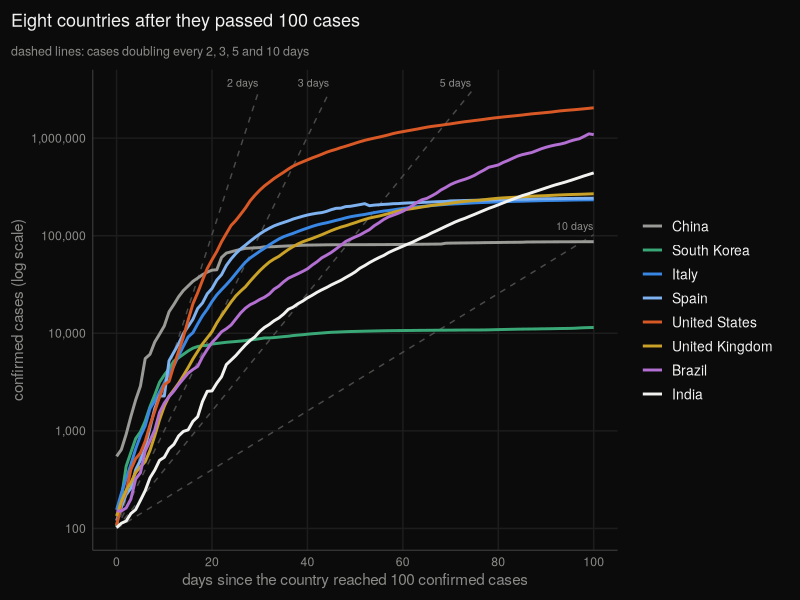
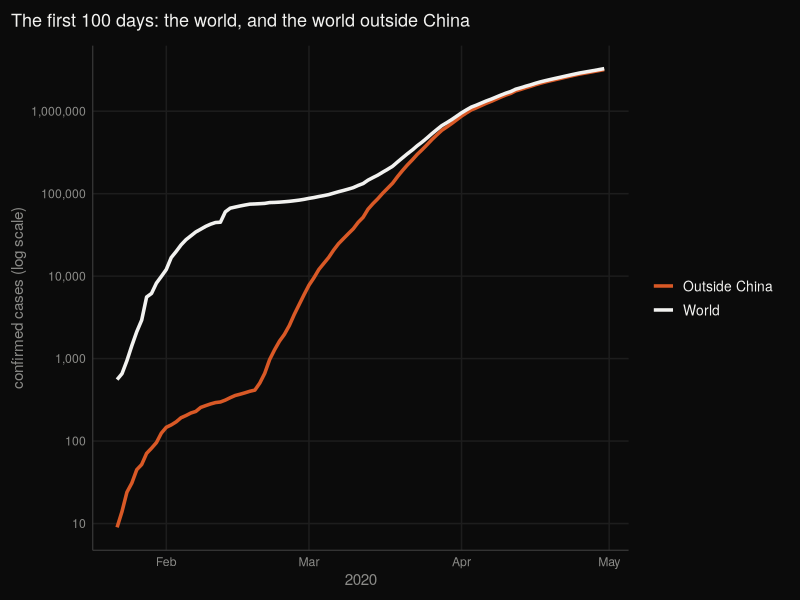
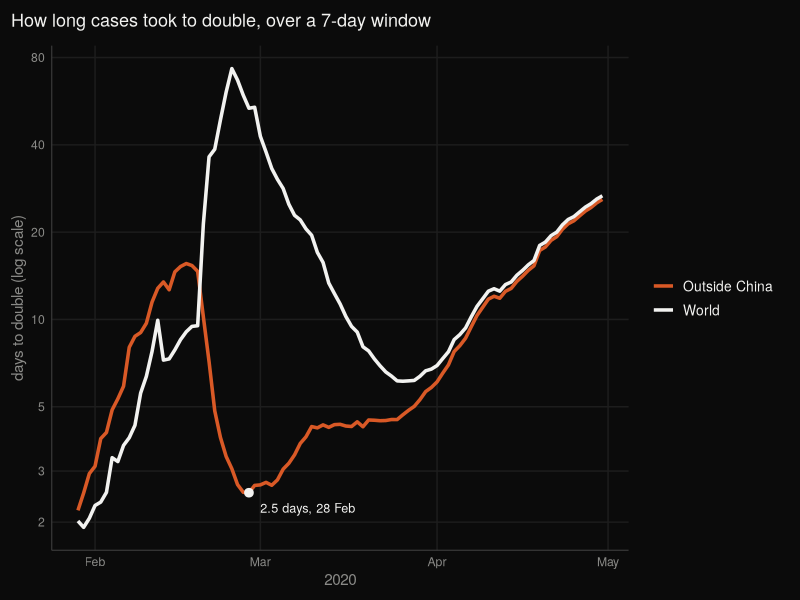
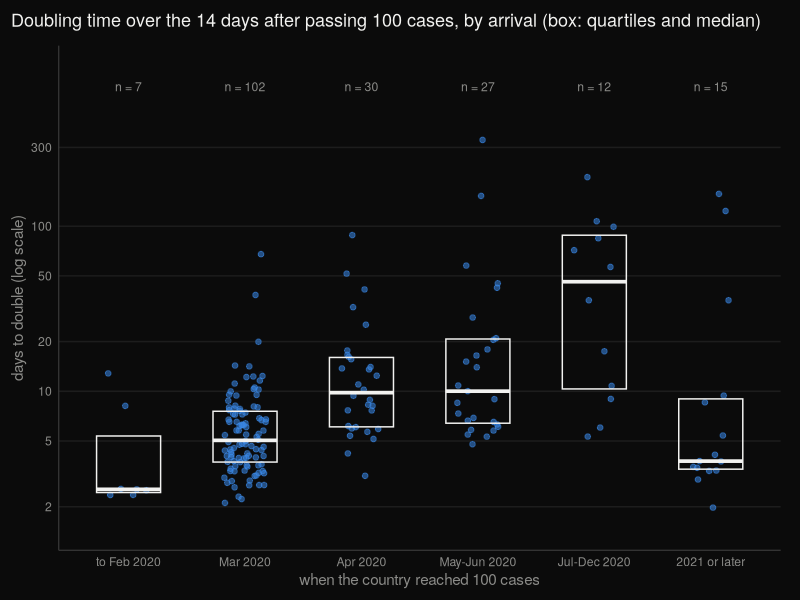
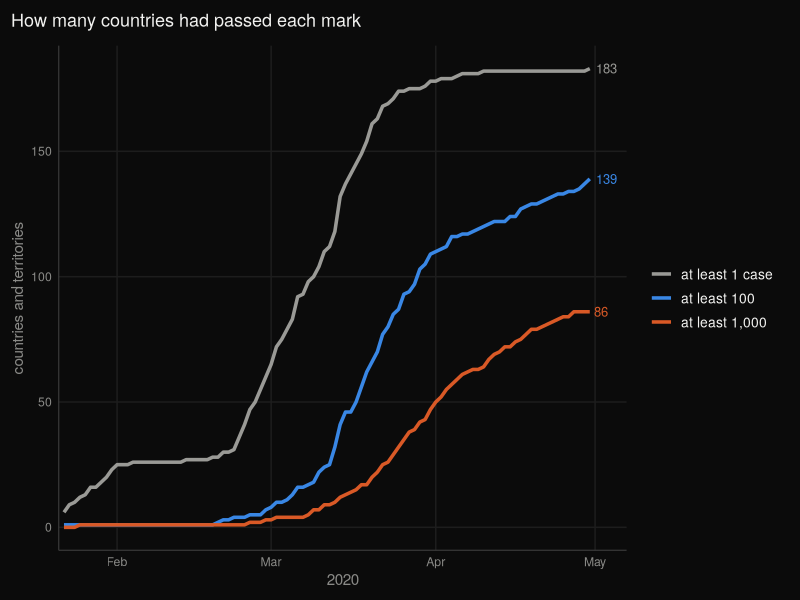
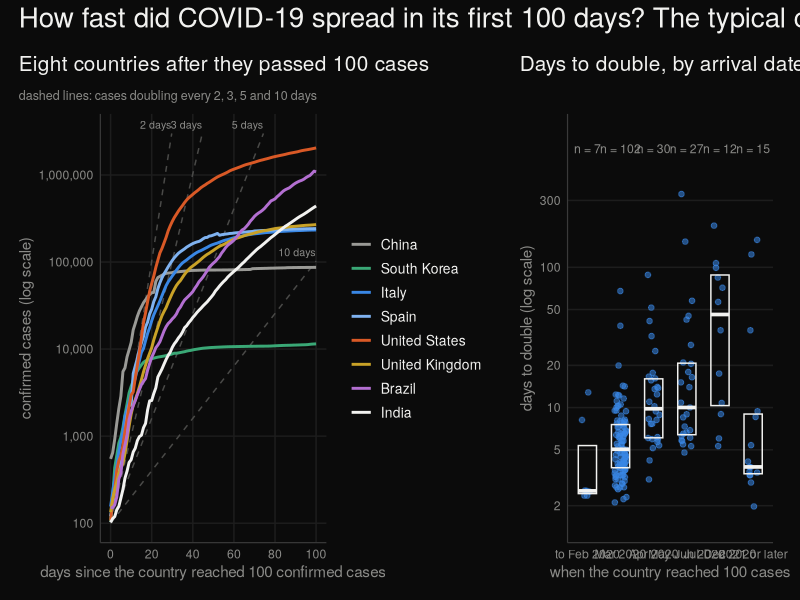

Generate these figures, in order, with R:
# Step 6: charts, with ggplot2.   Rscript charts.R -> charts/00_cover.png, 01_countries.png, 02_world.png, 03_doubling.png, 04_periods.png, 05_spread.png
suppressPackageStartupMessages({ library(ggplot2); library(dplyr); library(readr); library(tidyr); library(scales); library(lubridate); library(ragg); library(patchwork) })
INK <- "#f2f2f0"; DIM <- "#8a8a87"; GRID <- "#1d1d1d"; BG <- "#0b0b0b"; BLUE <- "#3987e5"; ORANGE <- "#d95926"; GRAY <- "#9a9a96"; GREEN <- "#3aa876"
theme_house <- function(base = 11) theme_minimal(base_size = base, base_family = "Helvetica Neue") + theme(
  plot.background = element_rect(fill = BG, color = NA), panel.background = element_rect(fill = BG, color = NA), panel.grid.major = element_line(color = GRID, linewidth = 0.5), panel.grid.minor = element_blank(),
  text = element_text(color = INK), axis.text = element_text(color = DIM), axis.title = element_text(color = DIM), axis.line = element_line(color = "#3a3a3a", linewidth = 0.4), axis.ticks = element_blank(),
  plot.title = element_text(color = INK, size = base + 2, hjust = 0, margin = margin(b = 10)), plot.title.position = "plot", legend.text = element_text(color = INK, size = base - 1), legend.title = element_blank(),
  legend.key = element_rect(fill = BG, color = NA), legend.background = element_rect(fill = BG, color = NA), plot.margin = margin(10, 14, 8, 8))
save <- function(p, name, w = 10, h = 4, dpi = 150) ggsave(file.path("charts", name), p, width = w, height = h, dpi = dpi, device = ragg::agg_png, bg = BG)

tj <- read_csv("results/trajectories.csv", show_col_types = FALSE) |> mutate(country = recode(country, `Korea, South` = "South Korea", US = "United States"))
cols <- c("China" = GRAY, "South Korea" = GREEN, "Italy" = BLUE, "Spain" = "#7fb2f0", "United States" = ORANGE, "United Kingdom" = "#c9a227", "Brazil" = "#b36fd1", "India" = INK)
tj$country <- factor(tj$country, levels = names(cols))
refs <- bind_rows(lapply(c(2, 3, 5, 10), function(T) { d <- seq(0, min(100, T * log2(3e6 / 100)), length.out = 60); tibble(T = T, day = d, cases = 100 * 2^(d / T)) }))
labs_ref <- refs |> group_by(T) |> slice_tail(n = 1) |> mutate(label = paste0(T, " days"))
p1 <- ggplot(tj, aes(day, cases, color = country)) +
  geom_line(data = refs, aes(day, cases, group = T), color = "#4a4a48", linetype = "dashed", linewidth = 0.5, inherit.aes = FALSE) +
  geom_text(data = labs_ref, aes(day, cases, label = label), color = DIM, size = 2.7, hjust = 1.02, vjust = -0.6, inherit.aes = FALSE) +
  geom_line(linewidth = 1.0) + scale_color_manual(values = cols) + scale_y_log10(labels = label_comma(), breaks = 10^(2:6), limits = c(100, 3e6)) + scale_x_continuous(breaks = seq(0, 100, 20)) +
  labs(x = "days since the country reached 100 confirmed cases", y = "confirmed cases (log scale)", title = "Eight countries after they passed 100 cases", subtitle = "dashed lines: cases doubling every 2, 3, 5 and 10 days") + theme_house() + theme(plot.subtitle = element_text(color = DIM, size = 9, margin = margin(b = 8)))
save(p1, "01_countries.png", 10, 4.4)

w <- read_csv("results/world.csv", show_col_types = FALSE) |> filter(day <= 100) |> mutate(date = ymd(date))
lw <- w |> transmute(date, World = cumulative, `Outside China` = outside_china) |> pivot_longer(-date, names_to = "series", values_to = "cases")
p2 <- ggplot(lw, aes(date, cases, color = series)) + geom_line(linewidth = 1.2) + scale_color_manual(values = c("World" = INK, "Outside China" = ORANGE)) + scale_y_log10(labels = label_comma(), breaks = 10^(1:6)) +
  scale_x_date(date_breaks = "1 month", date_labels = "%b") + labs(x = "2020", y = "confirmed cases (log scale)", title = "The first 100 days: the world, and the world outside China") + theme_house()
save(p2, "02_world.png", 10, 3.8)

fa <- read_csv("results/summary.csv", show_col_types = FALSE) |> filter(key %in% c("outside_china_fastest_doubling_days", "outside_china_fastest_doubling_day_number")) |> pull(value)
ld <- w |> filter(day >= 8) |> transmute(date, World = doubling7_days, `Outside China` = outside_china_doubling7_days) |> pivot_longer(-date, names_to = "series", values_to = "days")
pt <- w |> filter(day == fa[2]) |> transmute(date, days = fa[1])
p3 <- ggplot(ld, aes(date, days, color = series)) + geom_line(linewidth = 1.2) + geom_point(data = pt, aes(date, days), color = INK, size = 2.6, inherit.aes = FALSE) +
  geom_text(data = pt, aes(date, days, label = sprintf("%.1f days, 28 Feb", days)), color = INK, size = 3.2, hjust = -0.12, vjust = 2.0, inherit.aes = FALSE) +
  scale_color_manual(values = c("World" = INK, "Outside China" = ORANGE)) + scale_y_log10(breaks = c(2, 3, 5, 10, 20, 40, 80)) + scale_x_date(date_breaks = "1 month", date_labels = "%b") +
  labs(x = "2020", y = "days to double (log scale)", title = "How long cases took to double, over a 7-day window") + theme_house()
save(p3, "03_doubling.png", 10, 3.8)

cs <- read_csv("results/countries.csv", show_col_types = FALSE) |> filter(is.finite(doubling)) |> mutate(d0 = ymd(day0))
cs$period <- cut(as.numeric(cs$d0), breaks = as.numeric(ymd(c("1900-01-01", "2020-03-01", "2020-04-01", "2020-05-01", "2020-07-01", "2021-01-01", "2100-01-01"))), right = FALSE,
                 labels = c("to Feb 2020", "Mar 2020", "Apr 2020", "May-Jun 2020", "Jul-Dec 2020", "2021 or later"))
bp <- read_csv("results/by_period.csv", show_col_types = FALSE) |> mutate(period = factor(period, levels = levels(cs$period)))
p4 <- ggplot(cs, aes(period, doubling)) + geom_jitter(width = 0.18, height = 0, color = BLUE, alpha = 0.55, size = 1.6) +
  geom_crossbar(data = bp, aes(y = median_doubling, ymin = q1, ymax = q3), color = INK, fill = NA, width = 0.55, linewidth = 0.5, inherit.aes = TRUE) +
  geom_text(data = bp, aes(y = 700, label = paste0("n = ", countries)), color = DIM, size = 3.1, inherit.aes = TRUE) +
  scale_y_log10(breaks = c(2, 5, 10, 20, 50, 100, 300), limits = c(1.5, 900)) + labs(x = "when the country reached 100 cases", y = "days to double (log scale)", title = "Doubling time over the 14 days after passing 100 cases, by arrival (box: quartiles and median)") + theme_house() + theme(panel.grid.major.x = element_blank())
save(p4, "04_periods.png", 10, 3.9)

sd <- read_csv("results/spread_daily.csv", show_col_types = FALSE) |> mutate(date = ymd(date)) |> pivot_longer(starts_with("at_least"), names_to = "k", values_to = "countries") |>
  mutate(k = recode(k, at_least_1 = "at least 1 case", at_least_100 = "at least 100", at_least_1000 = "at least 1,000"), k = factor(k, levels = c("at least 1 case", "at least 100", "at least 1,000")))
ends <- sd |> filter(day == 100)
p5 <- ggplot(sd, aes(date, countries, color = k)) + geom_line(linewidth = 1.2) + geom_text(data = ends, aes(label = countries), hjust = -0.3, size = 3.3, show.legend = FALSE) +
  scale_color_manual(values = c("at least 1 case" = GRAY, "at least 100" = BLUE, "at least 1,000" = ORANGE)) + scale_x_date(date_breaks = "1 month", date_labels = "%b", expand = expansion(mult = c(0.01, 0.07))) +
  labs(x = "2020", y = "countries and territories", title = "How many countries had passed each mark") + theme_house()
save(p5, "05_spread.png", 10, 3.6)

cover <- (p1 + theme(legend.position = "right", plot.title = element_text(size = 15)) | p4 + labs(title = "Days to double, by arrival date") + theme(plot.title = element_text(size = 15))) + plot_layout(widths = c(1.1, 1)) +
  plot_annotation(title = "How fast did COVID-19 spread in its first 100 days? The typical country doubled its cases every six days", theme = theme(plot.background = element_rect(fill = BG, color = NA), plot.title = element_text(color = INK, size = 20, hjust = 0)))
ggsave("charts/00_cover.png", cover, width = 14, height = 8, dpi = 100, device = ragg::agg_png, bg = BG)
cat("charts written\n")
